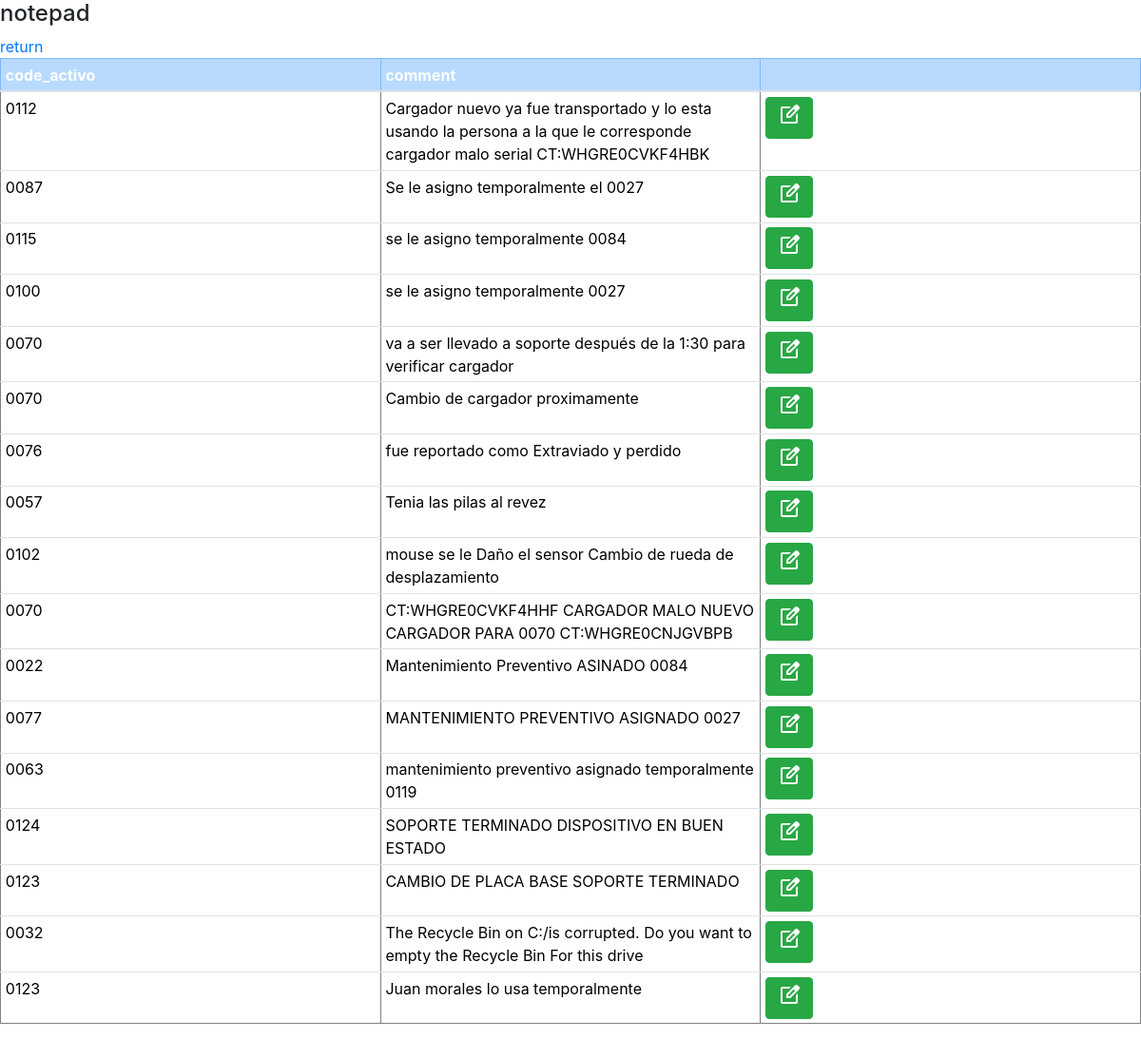
/NOTAS/notas.php, run on the app's committed database.
### tables this page shows
CREATE TABLE `comentarios` (
  `id` int(11) NOT NULL,
  `code_activo` int(4) UNSIGNED ZEROFILL NOT NULL,
  `comment` varchar(2555) NOT NULL
);

### NOTAS/notas.php (the view, shortened to what this page needs)
<?php
$host = "localhost";
$user = "root";
$pass = "";
$db = "ves_asset";
$con = new mysqli($host,$user,$pass,$db);
?>
<!doctype html>
<html lang="en">
  <head>
    <link rel="stylesheet" href="https://cdn.jsdelivr.net/npm/bootstrap@4.6.2/dist/css/bootstrap.min.css">
  </head>
  <body>
   <h4>notepad</h4>
    <a href="/INVENTARIOdos/inventory.php">return</a>
    <table border="1" class="table table-sm" >
<thead>
<tr style="background:#337ab7; color:WHITE;"  class="table-primary">
<th  scope="col">code_activo</th>
<Th>comment</Th>
<th></th>
</tr>
</thead>
<tbody>
<?php
$consulta=$con->query("SELECT * FROM comentarios");
while($row=$consulta->fetch_array()){
?>
<tr class="table table-striped"  style="background:white; color:black;">
<td style="width: 70px;"><?php echo $row['code_activo'] ?></td>
<td style="width: 70px;"><?php echo $row['comment'] ?></td>
<td ><a href="actualizar_notas.php ? id=<?php echo $row['id'] ?>" class="btn btn-success" >   <span class="material-symbols-outlined" style="
  font-variation-settings:
  'FILL' 0,
  'wght' 400,
  'GRAD' 0,
  'opsz' 48   ,
 ">edit_square</span>   </a></td>
</tr>
<?php
}
?>
</tbody>
</table>
  </body>
</html>

### NOTAS/notas.php (style rules this page uses)
table { table-layout: fixed; width:min-content; }
th,th { word-wrap: break-word; position:static; width:300; overflow:"auto"; }
th, td { WIDTH:50; HEIGHT:50; width: 48%; padding: 15px; }

### data on the page
comentarios: code_activo "0112", comment "Cargador nuevo ya fue transportado y lo esta usando la persona a la que le corresponde cargador malo serial CT:WHGRE0CVKF4HBK"
comentarios: code_activo "0087", comment "Se le asigno temporalmente el 0027"
comentarios: code_activo "0115", comment "se le asigno temporalmente 0084"
comentarios: code_activo "0100", comment "se le asigno temporalmente 0027"
comentarios: code_activo "0070", comment "va a ser llevado a soporte después de la 1:30 para verificar cargador"
comentarios: code_activo "0070", comment "Cambio de cargador proximamente"
comentarios: code_activo "0076", comment "fue reportado como Extraviado y perdido"
comentarios: code_activo "0057", comment "Tenia las pilas al revez"
comentarios: code_activo "0102", comment "mouse se le Daño el sensor Cambio de rueda de desplazamiento"
comentarios: code_activo "0070", comment "CT:WHGRE0CVKF4HHF CARGADOR MALO NUEVO CARGADOR PARA 0070 CT:WHGRE0CNJGVBPB"
comentarios: code_activo "0022", comment "Mantenimiento Preventivo ASINADO 0084"
comentarios: code_activo "0077", comment "MANTENIMIENTO PREVENTIVO ASIGNADO 0027"
comentarios: code_activo "0063", comment "mantenimiento preventivo asignado temporalmente 0119"
comentarios: code_activo "0124", comment "SOPORTE TERMINADO DISPOSITIVO EN BUEN ESTADO"
comentarios: code_activo "0123", comment "CAMBIO DE PLACA BASE SOPORTE TERMINADO"
comentarios: code_activo "0032", comment "The Recycle Bin on C:/is corrupted. Do you want to empty the Recycle Bin For this drive"
comentarios: code_activo "0123", comment "Juan morales lo usa temporalmente"
